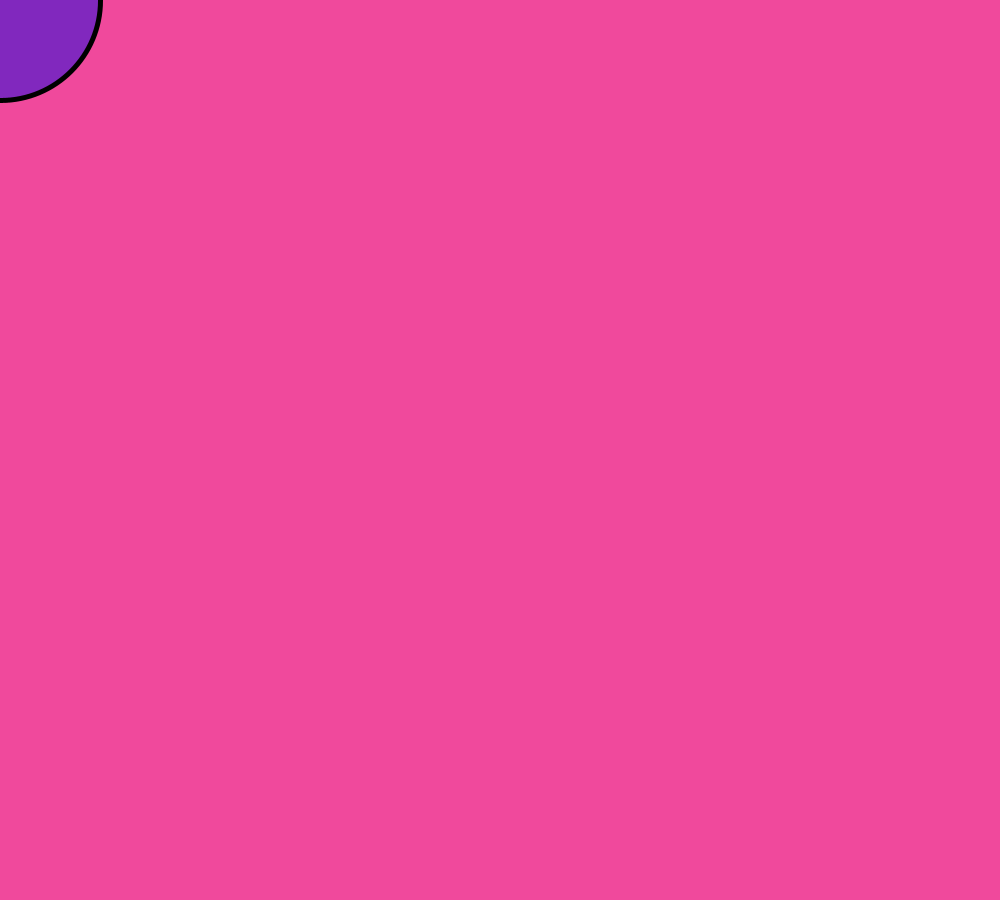
Frame 1 (no input)
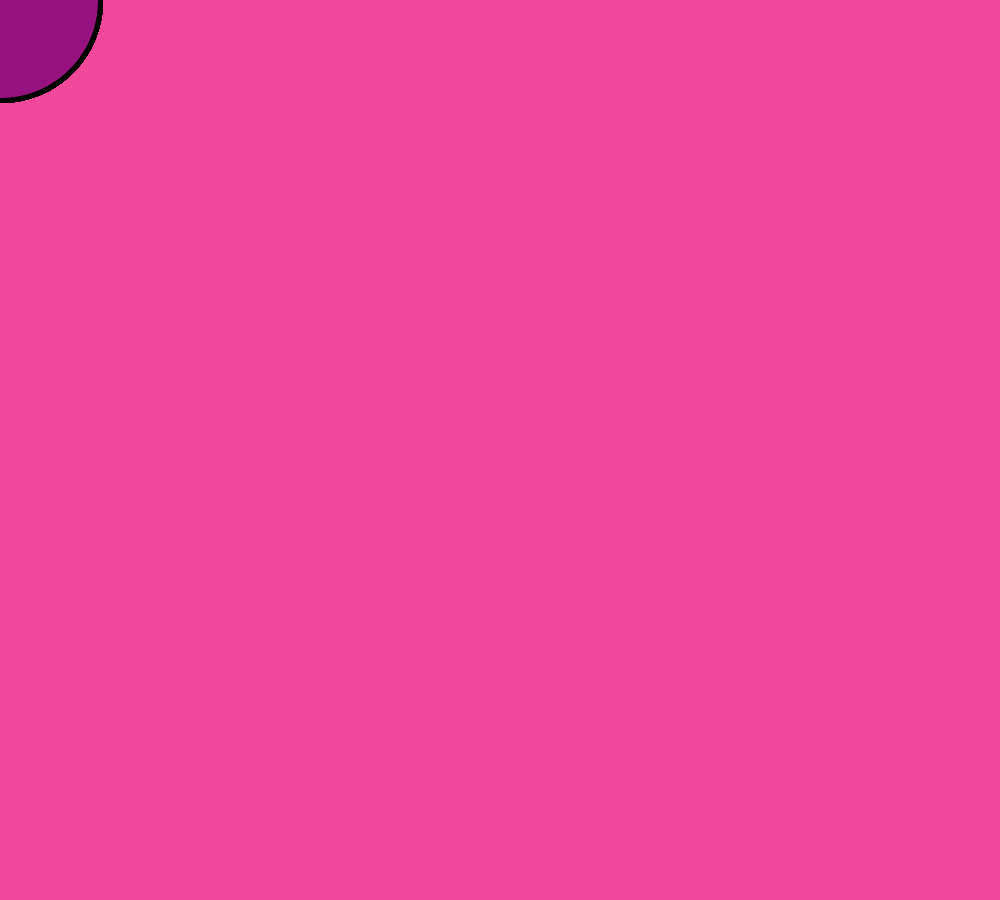
Frame 60 (the mouse pressed at the canvas centre just before this capture)
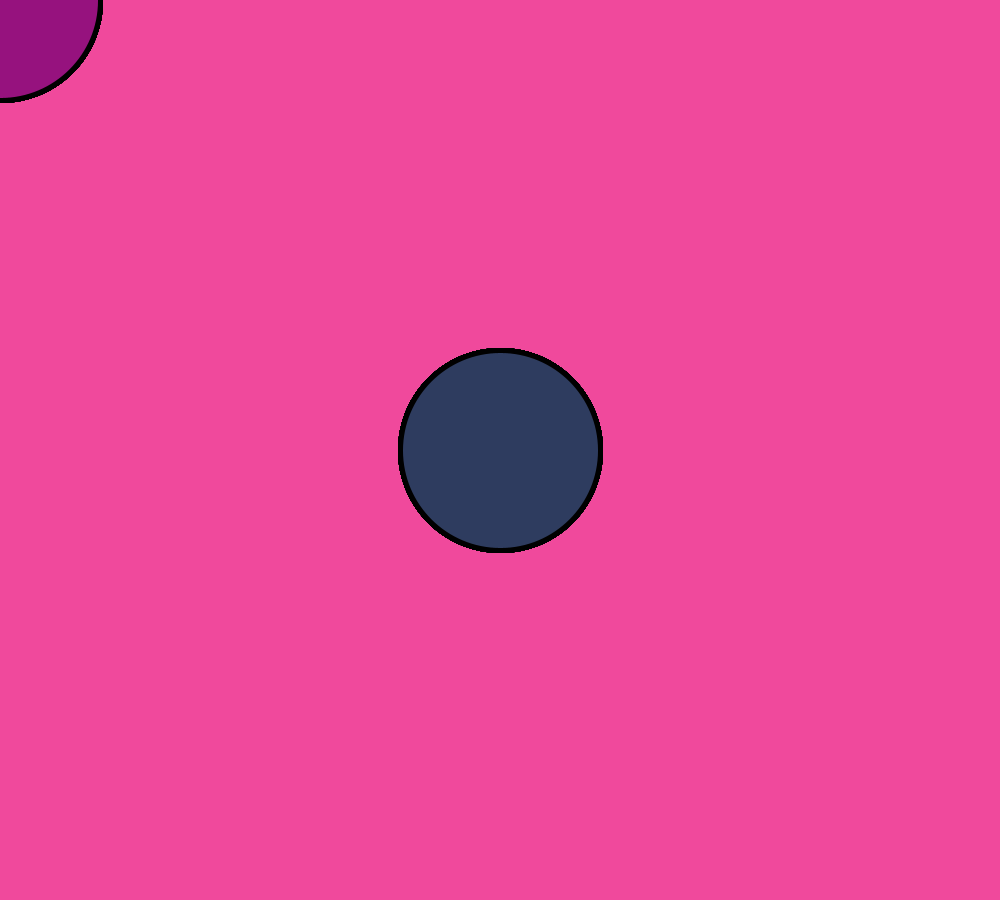
Frame 120 (the mouse held since frame 60 and released just before this capture)

The Processing sketch that drew these frames (run headless with seeded random() and noise(); from frame 60 on, the mouse is pressed at the canvas centre):

// Processing sketch: processing_49136
// ── processing_49136.pde

void setup()
{
  size(1000,900);
  background(240,73,156);
  smooth();
  strokeWeight(5);
  //frameRate(20);
}

void draw()
{
  fill(random(200),random(155),random(200));
  line(mouseX,mouseY,mouseX,mouseY);
  ellipse(mouseX,mouseY,200,200);
} 
void keyPressed()
{
  save ("snapshot.jpg");
}
